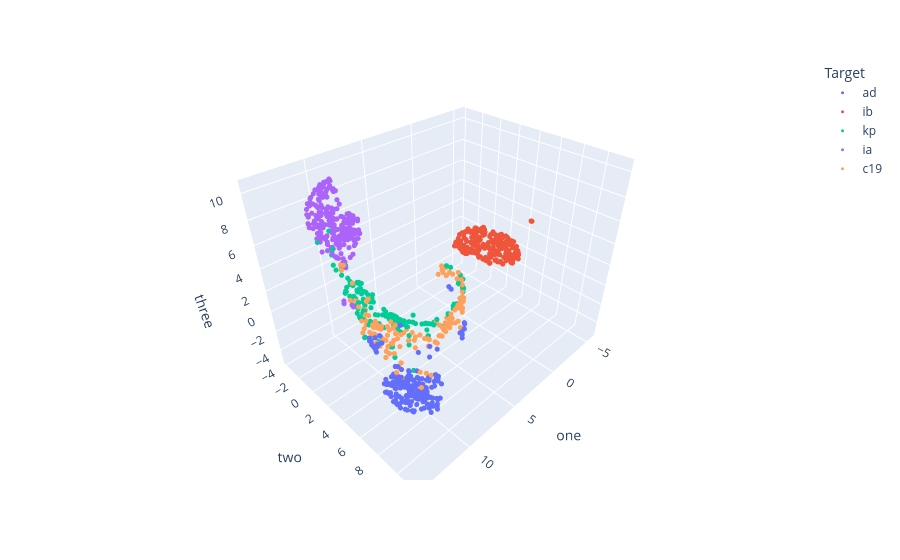

Notebook source saved alongside this figure:
### Code cell
fig = px.scatter_3d(df_red_u.sample(1000, random_state=0), x='one', y='two', z='three',
                    color='Target', hover_data=['Target'])

fig.update_traces(marker=dict(size=3))

# fig = plt.scatter(df_red_u.sample(1000, random_state=0), x='one', y='two', z='three',
#                     color='Target', hover_data=['Target'])

fig.show()

### Figure 1 — Plotly figure (JSON) as saved in the notebook; plotly's stock layout.template omitted (floating-point values rounded to 4 significant figures; data arrays with more than 128 entries replaced by an {"elided": "..."} marker saying what was removed)
{"data": [{"customdata": {"elided": "216x1 str values"}, "hovertemplate": "Target=%{customdata[0]}<br>one=%{x}<br>two=%{y}<br>three=%{z}<extra></extra>", "legendgroup": "ad", "marker": {"color": "#636efa", "size": 3, "symbol": "circle"}, "mode": "markers", "name": "ad", "scene": "scene", "showlegend": true, "type": "scatter3d", "x": {"elided": "216 float values"}, "y": {"elided": "216 float values"}, "z": {"elided": "216 float values"}}, {"customdata": {"elided": "253x1 str values"}, "hovertemplate": "Target=%{customdata[0]}<br>one=%{x}<br>two=%{y}<br>three=%{z}<extra></extra>", "legendgroup": "ib", "marker": {"color": "#EF553B", "size": 3, "symbol": "circle"}, "mode": "markers", "name": "ib", "scene": "scene", "showlegend": true, "type": "scatter3d", "x": {"elided": "253 float values"}, "y": {"elided": "253 float values"}, "z": {"elided": "253 float values"}}, {"customdata": {"elided": "148x1 str values"}, "hovertemplate": "Target=%{customdata[0]}<br>one=%{x}<br>two=%{y}<br>three=%{z}<extra></extra>", "legendgroup": "kp", "marker": {"color": "#00cc96", "size": 3, "symbol": "circle"}, "mode": "markers", "name": "kp", "scene": "scene", "showlegend": true, "type": "scatter3d", "x": {"elided": "148 float values"}, "y": {"elided": "148 float values"}, "z": {"elided": "148 float values"}}, {"customdata": {"elided": "240x1 str values"}, "hovertemplate": "Target=%{customdata[0]}<br>one=%{x}<br>two=%{y}<br>three=%{z}<extra></extra>", "legendgroup": "ia", "marker": {"color": "#ab63fa", "size": 3, "symbol": "circle"}, "mode": "markers", "name": "ia", "scene": "scene", "showlegend": true, "type": "scatter3d", "x": {"elided": "240 float values"}, "y": {"elided": "240 float values"}, "z": {"elided": "240 float values"}}, {"customdata": {"elided": "143x1 str values"}, "hovertemplate": "Target=%{customdata[0]}<br>one=%{x}<br>two=%{y}<br>three=%{z}<extra></extra>", "legendgroup": "c19", "marker": {"color": "#FFA15A", "size": 3, "symbol": "circle"}, "mode": "markers", "name": "c19", "scene": "scene", "showlegend": true, "type": "scatter3d", "x": {"elided": "143 float values"}, "y": {"elided": "143 float values"}, "z": {"elided": "143 float values"}}], "layout": {"legend": {"title": {"text": "Target"}, "tracegroupgap": 0}, "margin": {"t": 60}, "scene": {"domain": {"x": [0, 1], "y": [0, 1]}, "xaxis": {"title": {"text": "one"}}, "yaxis": {"title": {"text": "two"}}, "zaxis": {"title": {"text": "three"}}}}}
